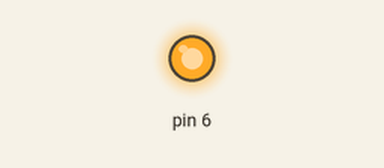
This sketch was run on a simulated Arduino Uno, built with avr-gcc and run on an emulated ATmega328P. Parts: output pins drawn as LEDs (lit = HIGH).

Above: at 0.05 s.
At 0.3 s:
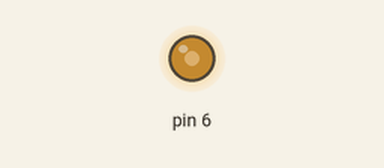
At 0.6 s:
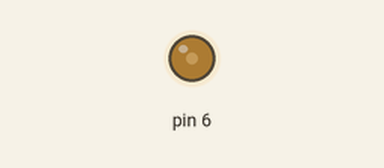
At 0.8 s:
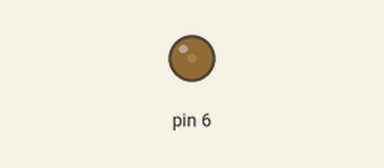
Timing chart, 0 to 3.0 s (numbered marks = the images above):
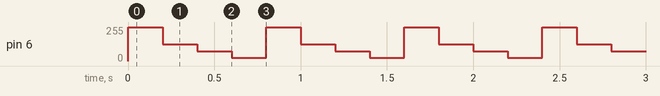

Measured:
- by itself, pin 6: repeats every 0.80 s: 125/255 0.20 s, 75/255 0.20 s, 25/255 0.20 s, 255/255 0.20 s

The sketch:

sketch_apr09b.ino
```cpp
void setup() {
  // put your setup code here, to run once:
  pinMode(6,OUTPUT);
}

void loop() {
  // put your main code here, to run repeatedly:
  analogWrite(6,255);
  delay(200);
  analogWrite(6,125);
  delay(200);
  analogWrite(6,75);
  delay(200);
  analogWrite(6,25);
  delay(200);
}
```
